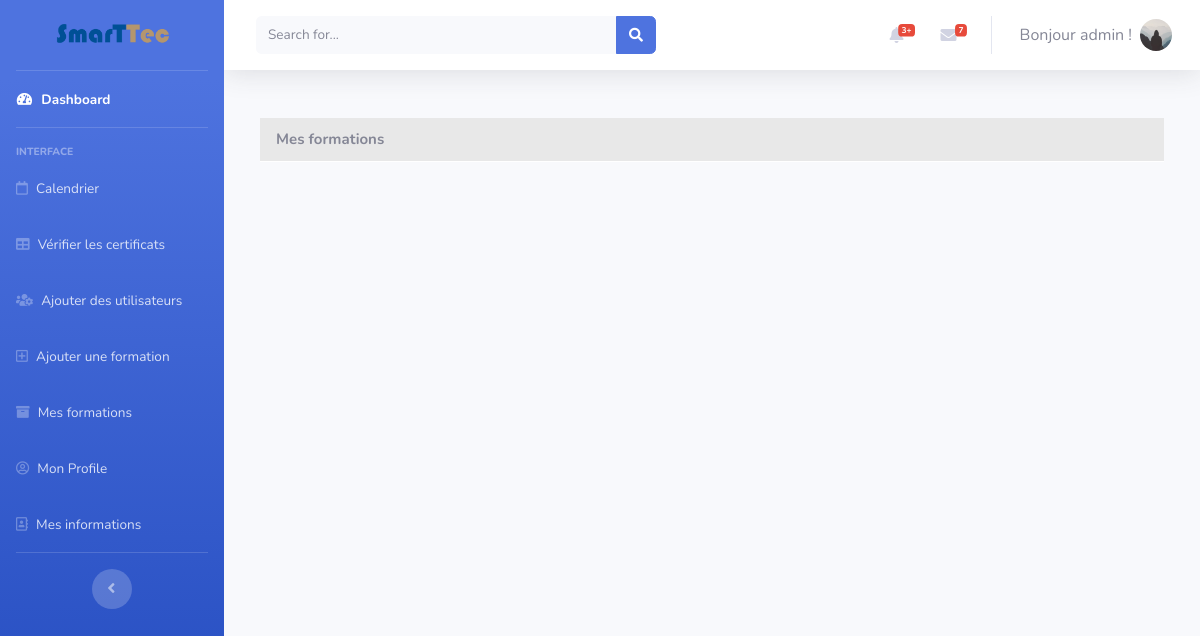
The app's page /formations (signed in), older data.
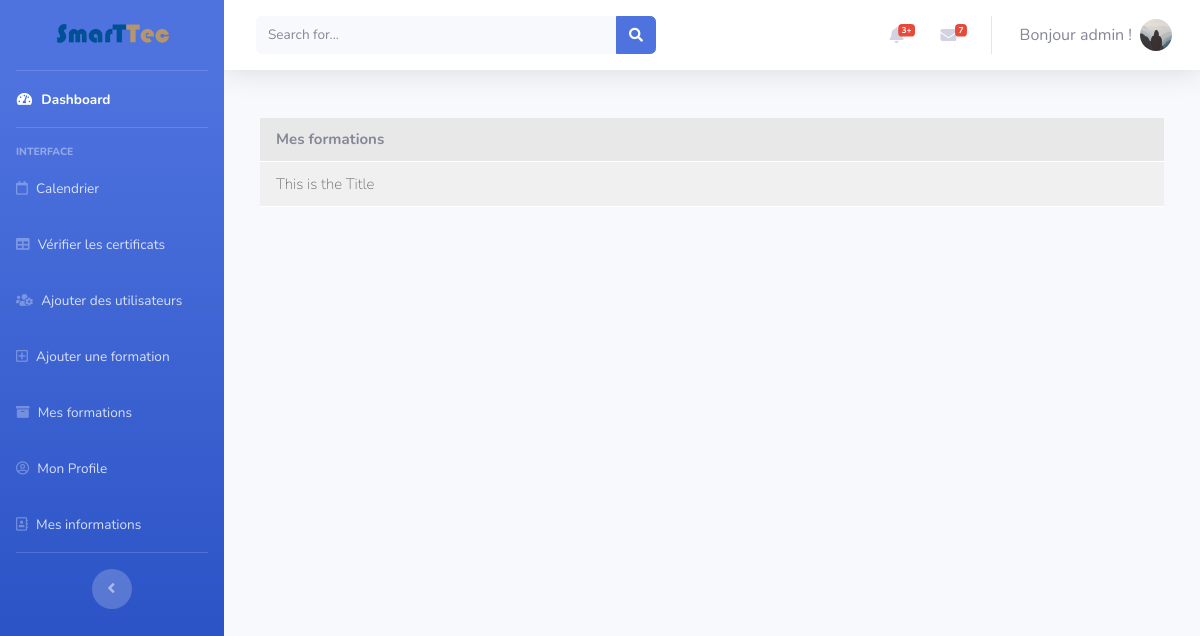
The same page, newer data.
### flaskblog/models.py (models this page shows, shortened)
class Post(db.Model):
    id = db.Column(db.Integer, primary_key=True)
    title = db.Column(db.String(100), nullable=False)
    price = db.Column(db.Integer, nullable=False)
    youtube_url = db.Column(db.String(200), nullable=True)
    num_posts = db.Column(db.Integer, nullable=False)
    date_posted = db.Column(db.DateTime, nullable=False,
                            default=datetime.utcnow)
    content = db.Column(db.Text, nullable=False)
    description = db.Column(db.Text, nullable=False)
    start_date = db.Column(db.DateTime, nullable=False,
                           default=datetime.utcnow)
    zoom_link = db.Column(db.String(200))
    theme = db.Column(db.String(20), default="theme 1")
    user_id = db.Column(db.Integer, db.ForeignKey('user.id'), nullable=False)
    images = db.relationship('PostImage', backref='post', lazy=True)
    subscriptions = db.relationship(
        'Subscription', backref='subscribers', lazy=True)
    sceances = db.relationship(
        'Sceance', backref='session', lazy=True)

### flaskblog/main/routes.py (the view)
@main.route("/formations")
def formation():
    posts = current_user.posts
    return render_template('formatteurs.html', title='Mes formations', posts=posts)

### flaskblog/models.py (called while the page is built)
@login_manager.user_loader
def load_user(user_id):
    return User.query.get(int(user_id))

### flaskblog/templates/startbootstrap-sb-admin-2-gh-pages/formatteurs.html (shortened to what this page needs)
{% extends 'base.html' %} {% block content %}
<div id="wrapper">
  {% include 'Sidebar.html' %}
  <div id="content-wrapper" class="d-flex flex-column">
    <div id="content">
      {% include 'Topbar.html' %}
      <div class="container-fluid">
        <div class="col-sm-12 course-section">
          <div class="section-title">
            Mes formations
          </div>
          <ul class="section-list">
            {% for post in posts %}
            <li class="section-item">
              <a class="item" href="post/{{post.id}}">
                <span class="lecture-icon">
                </span>
                <div class="float-left">
                  {{post.title}}
                </div>
              </a>
            </li>
            {% endfor %}
          </ul>
        </div>
      </div>
    </div>
  </div>
</div>
{% endblock %}

Row changes from the older to the newer data that the page shows:
added Post: title "This is the Title"
